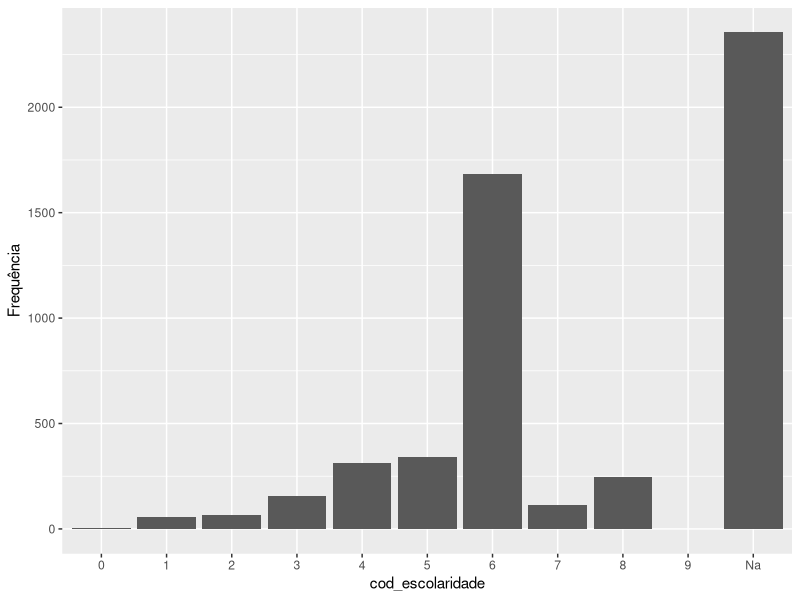
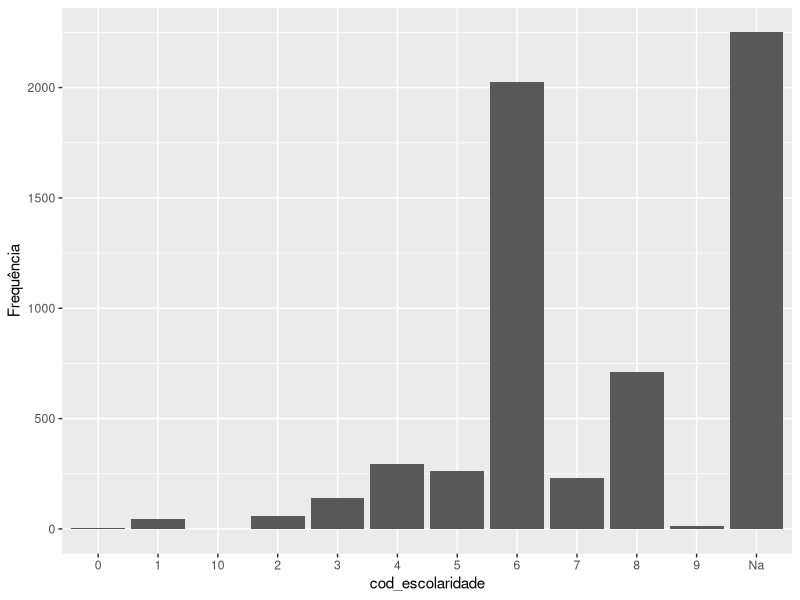

Source code (R) for these figures, in order:
## ---- chunk 1

library(readxl)

base <- read_xlsx("base_teste_TU.xlsx")
summary(base)
sum(base$KGB)
base$media_renda_pres_hh <- ifelse(base$media_renda_pres_hh == "-9999","Na",base$media_renda_pres_hh)
base$media_renda_presumida <- ifelse(base$media_renda_presumida == "-9999","Na",base$media_renda_presumida)
base$cod_escolaridade <- ifelse(base$cod_escolaridade == "-9999","Na",base$cod_escolaridade)
base$idade_na_emissao <- ifelse(base$idade_na_emissao == "-9999","Na",base$idade_na_emissao)
base$qtd_decl_isento <- ifelse(base$qtd_decl_isento == "-9999","Na",base$qtd_decl_isento)
base$dist_fronteira_m <- ifelse(base$dist_fronteira_m == "-9999","Na",base$dist_fronteira_m)
base$veic_outros_percap_m_munic <- ifelse(base$veic_outros_percap_m_munic == "-9999","Na",base$veic_outros_percap_m_munic)
base$automoveis_percap_m_munic <- ifelse(base$automoveis_percap_m_munic == "-9999","Na",base$automoveis_percap_m_munic)
base$caminonete_percap_m_munic <- ifelse(base$caminonete_percap_m_munic == "-9999","Na",base$caminonete_percap_m_munic)
base$caminhao_percap_m_munic <- ifelse(base$caminhao_percap_m_munic == "-9999","Na",base$caminhao_percap_m_munic)
base$qtd_email <- ifelse(base$qtd_email == "-9999", "Na", base$qtd_email)
base$qtd_tel_fixo <- ifelse(base$qtd_tel_fixo == "-9999", "Na", base$qtd_tel_fixo)
base$percent_bolsa_familia <- ifelse(base$percent_bolsa_familia == "-9999", "Na", base$percent_bolsa_familia)
base$qtde_consulta_6_tele <- ifelse(base$qtde_consulta_6_tele == "-9999", "Na", base$qtde_consulta_6_tele)
base$ind_estab_emprego <- ifelse(base$ind_estab_emprego == "-9999", "Na", base$ind_estab_emprego)
base$cod_escolaridade <- as.factor(base$cod_escolaridade)
base$media_renda_pres_hh <- as.numeric(base$media_renda_pres_hh)
base$media_renda_presumida <- as.numeric(base$media_renda_presumida)
base$idade_na_emissao <- as.factor(base$idade_na_emissao)
base$qtd_decl_isento <- as.numeric(base$qtd_decl_isento)
base$qtd_decl_10 <- as.factor(base$qtd_decl_10)
base$dist_fronteira_m <- as.numeric(base$dist_fronteira_m)
base$ind_estab_emprego <- as.numeric(base$ind_estab_emprego)
base$veic_outros_percap_m_munic <- as.numeric(base$veic_outros_percap_m_munic)
base$caminonete_percap_m_munic <- as.numeric(base$caminonete_percap_m_munic)
base$caminhao_percap_m_munic <- as.numeric(base$caminhao_percap_m_munic)
base$automoveis_percap_m_munic <- as.numeric(base$automoveis_percap_m_munic)
base$qtd_email <- as.numeric(base$qtd_email)
base$qtd_tel_fixo <- as.numeric(base$qtd_tel_fixo)
base$qtde_consulta_6_tele <- as.numeric(base$qtde_consulta_6_tele)
base$KGB <- as.factor(base$KGB)
base$percent_bolsa_familia <- as.numeric(base$percent_bolsa_familia)
base$qtd_email <- as.numeric(base$qtd_email)
base$qtd_tel_fixo <- as.numeric(base$qtd_tel_fixo)

## ---- chunk 2

base$renda_media <- NA
base$renda_media <- ifelse(base$media_renda_presumida <= 1806, 1, 2)
base$renda_media <- ifelse(base$media_renda_presumida >= 2644, 3, base$renda_media)
base$renda_media <- ifelse(base$media_renda_presumida >= 3071, 4, base$renda_media)
base$renda_media <- as.factor(base$renda_media)
base$dist_front <- NA
base$dist_front <- ifelse(base$dist_fronteira_m <= 560276, 1, 2)
base$dist_front <- ifelse(base$dist_fronteira_m <= 861470, 3, base$dist_front)
base$dist_front <- ifelse(base$dist_fronteira_m >= 1094586, 4, base$dist_front)
base$dist_front <- as.factor(base$dist_front)
base$outros_veic <- NA
base$outros_veic <- ifelse(base$veic_outros_percap_m_munic <= 14, 1, 2)
base$outros_veic <- ifelse(base$veic_outros_percap_m_munic >= 22.08, 3, base$outros_veic)
base$outros_veic <- ifelse(base$veic_outros_percap_m_munic <= 28, 4, base$outros_veic)
base$outros_veic <- as.factor(base$outros_veic)
base$caminhonete <- NA
base$caminhonete <- ifelse(base$caminonete_percap_m_munic <= 39, 1, 2)
base$caminhonete <- ifelse(base$caminonete_percap_m_munic <= 54.42, 3, base$caminhonete)
base$caminhonete <- ifelse(base$caminonete_percap_m_munic >= 74, 4, base$caminhonete)
base$caminhonete <- as.factor(base$caminhonete)
base$caminhao <- NA
base$caminhao <- ifelse(base$caminhao_percap_m_munic <= 8, 1, 2)
base$caminhao <- ifelse(base$caminhao_percap_m_munic <= 12.53, 3, base$caminhao)
base$caminhao <- ifelse(base$caminhao_percap_m_munic >= 16, 4, base$caminhao)
base$caminhao <- as.factor(base$caminhao)
base$automoveis <- NA
base$automoveis <- ifelse(base$automoveis_percap_m_munic <= 199, 1, 2)
base$automoveis <- ifelse(base$automoveis_percap_m_munic <= 307.9, 3, base$automoveis)
base$automoveis <- ifelse(base$automoveis_percap_m_munic >= 421, 4, base$automoveis)
base$automoveis <- as.factor(base$automoveis)
base$renda_household <- NA
base$renda_household <- ifelse(base$media_renda_pres_hh <= 447, 1, 2)
base$renda_household <- ifelse(base$media_renda_pres_hh > 544, 3, base$renda_household)
base$renda_household <- as.factor(base$renda_household)
base$bolsa_familia <- NA
base$bolsa_familia <- ifelse(base$percent_bolsa_familia <= 3, 1, 2)
base$bolsa_familia <- ifelse(base$percent_bolsa_familia > 5, 3, base$bolsa_familia)
base$bolsa_familia <- as.factor(base$bolsa_familia)
base$consulta <- NA
base$consulta <- ifelse(base$qtde_consulta_6_tele < 5, 1,2)
base$consulta <- as.factor(base$consulta)
base$estab_emprego <- NA
base$estab_emprego <- ifelse(base$ind_estab_emprego <= 0, 1, 2)
base$estab_emprego <- ifelse(base$ind_estab_emprego > 2, 3, base$estab_emprego)
base$estab_emprego <- as.factor(base$estab_emprego)
base$email <- NA
base$email <- ifelse(base$qtd_email <= 2, 1, 2)
base$email <- as.factor(base$email)
base$tel <- NA
base$tel <- ifelse(base$qtd_tel_fixo <= 2, 1, 2)
base$tel <- as.factor(base$tel)
base$isento <- NA
base$isento <- ifelse(base$qtd_decl_isento < 3, 1, 2)
base$isento <- as.factor(base$isento)

## ---- chunk 3
library(dplyr)
library(ggplot2)
library(caret)

inadimplente <- base %>% filter( KGB == '0')
bom_pagador <- base %>% filter(KGB == '1')

t1 <- with(base, table(cod_escolaridade, qtd_decl_isento))
t1.inadimplente <- with(inadimplente, table(cod_escolaridade, qtd_decl_isento))
t1.bom_pagador <- with(bom_pagador, table(cod_escolaridade, qtd_decl_isento))

b = ggplot(inadimplente, aes(cod_escolaridade, fill = ind_estab_emprego)) +
  geom_histogram(stat="count") +
  ylab("Frequência")

c = ggplot(bom_pagador, aes(cod_escolaridade, fill = ind_estab_emprego)) +
  geom_histogram(stat="count") +
  ylab("Frequência")


fit <- glm(factor(base$KGB) ~ factor(base$isento) + factor(base$renda_media) + factor(base$estab_emprego) + factor(base$consulta) + factor(base$tel) + factor(base$bolsa_familia), family = binomial)
summary(fit)

##confusionMatrix(table(base, fit))

